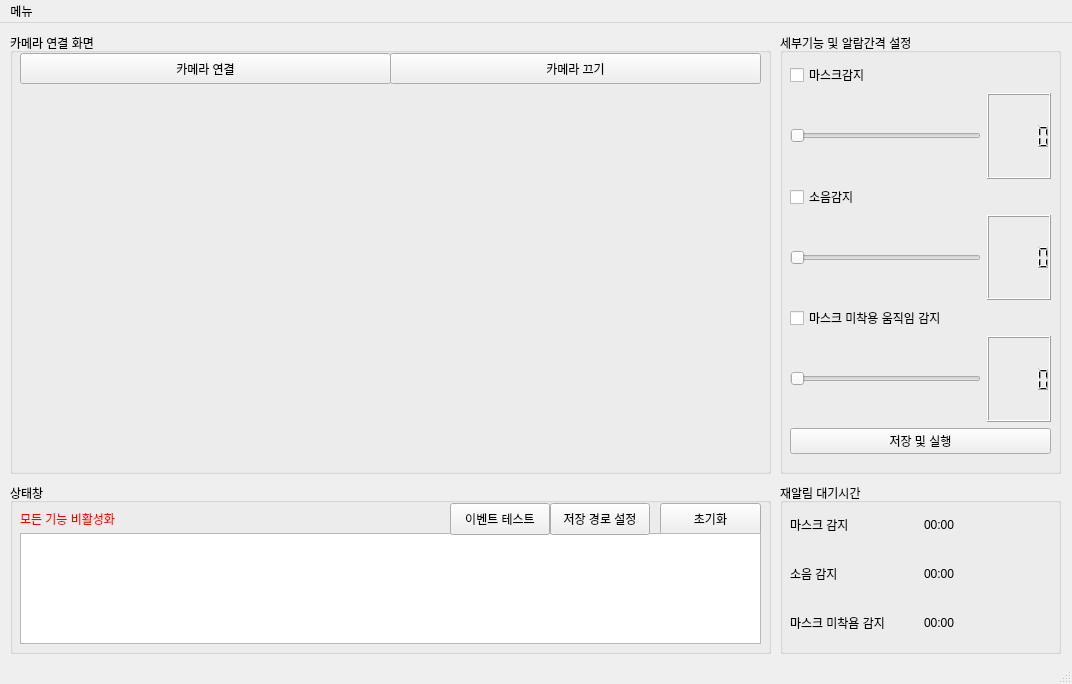
<?xml version="1.0" encoding="UTF-8"?>
<ui version="4.0">
 <class>MainWindow</class>
 <widget class="QMainWindow" name="MainWindow">
  <property name="geometry">
   <rect>
    <x>0</x>
    <y>0</y>
    <width>1072</width>
    <height>684</height>
   </rect>
  </property>
  <property name="windowTitle">
   <string>test</string>
  </property>
  <widget class="QWidget" name="centralwidget">
   <widget class="QGroupBox" name="camera_line">
    <property name="geometry">
     <rect>
      <x>10</x>
      <y>10</y>
      <width>761</width>
      <height>441</height>
     </rect>
    </property>
    <property name="title">
     <string>카메라 연결 화면</string>
    </property>
    <widget class="QPushButton" name="camera_on">
     <property name="geometry">
      <rect>
       <x>10</x>
       <y>20</y>
       <width>371</width>
       <height>31</height>
      </rect>
     </property>
     <property name="text">
      <string>카메라 연결</string>
     </property>
    </widget>
    <widget class="QPushButton" name="camera_off">
     <property name="geometry">
      <rect>
       <x>380</x>
       <y>20</y>
       <width>371</width>
       <height>31</height>
      </rect>
     </property>
     <property name="text">
      <string>카메라 끄기</string>
     </property>
    </widget>
    <widget class="QWidget" name="camera" native="true">
     <property name="geometry">
      <rect>
       <x>10</x>
       <y>50</y>
       <width>741</width>
       <height>381</height>
      </rect>
     </property>
    </widget>
   </widget>
   <widget class="QGroupBox" name="waiting_line">
    <property name="geometry">
     <rect>
      <x>780</x>
      <y>460</y>
      <width>281</width>
      <height>171</height>
     </rect>
    </property>
    <property name="title">
     <string>재알림 대기시간</string>
    </property>
    <widget class="QWidget" name="verticalLayoutWidget_2">
     <property name="geometry">
      <rect>
       <x>10</x>
       <y>20</y>
       <width>261</width>
       <height>141</height>
      </rect>
     </property>
     <layout class="QVBoxLayout" name="waiting_vbox">
      <item>
       <layout class="QHBoxLayout" name="horizontalLayout_5">
        <item>
         <widget class="QLabel" name="mask_waiting">
          <property name="text">
           <string>마스크 감지</string>
          </property>
         </widget>
        </item>
        <item>
         <widget class="QLabel" name="mask_time">
          <property name="text">
           <string>00:00</string>
          </property>
         </widget>
        </item>
       </layout>
      </item>
      <item>
       <layout class="QHBoxLayout" name="horizontalLayout_6">
        <item>
         <widget class="QLabel" name="decibel_waiting">
          <property name="text">
           <string>소음 감지</string>
          </property>
         </widget>
        </item>
        <item>
         <widget class="QLabel" name="decibel_time">
          <property name="text">
           <string>00:00</string>
          </property>
         </widget>
        </item>
       </layout>
      </item>
      <item>
       <layout class="QHBoxLayout" name="horizontalLayout_4">
        <item>
         <widget class="QLabel" name="movement_waiting">
          <property name="text">
           <string>마스크 미착욤 감지</string>
          </property>
         </widget>
        </item>
        <item>
         <widget class="QLabel" name="movement_time">
          <property name="text">
           <string>00:00</string>
          </property>
         </widget>
        </item>
       </layout>
      </item>
     </layout>
    </widget>
   </widget>
   <widget class="QGroupBox" name="state_line">
    <property name="geometry">
     <rect>
      <x>10</x>
      <y>460</y>
      <width>761</width>
      <height>171</height>
     </rect>
    </property>
    <property name="title">
     <string>상태창</string>
    </property>
    <widget class="QPushButton" name="state_reset_Button">
     <property name="geometry">
      <rect>
       <x>650</x>
       <y>20</y>
       <width>101</width>
       <height>32</height>
      </rect>
     </property>
     <property name="text">
      <string>초기화</string>
     </property>
    </widget>
    <widget class="QPlainTextEdit" name="state_plainTextEdit">
     <property name="geometry">
      <rect>
       <x>10</x>
       <y>50</y>
       <width>741</width>
       <height>111</height>
      </rect>
     </property>
     <property name="readOnly">
      <bool>true</bool>
     </property>
    </widget>
    <widget class="QPushButton" name="state_path_Button">
     <property name="geometry">
      <rect>
       <x>540</x>
       <y>20</y>
       <width>100</width>
       <height>32</height>
      </rect>
     </property>
     <property name="text">
      <string>저장 경로 설정</string>
     </property>
    </widget>
    <widget class="QLabel" name="state_function_Label">
     <property name="geometry">
      <rect>
       <x>10</x>
       <y>20</y>
       <width>521</width>
       <height>32</height>
      </rect>
     </property>
     <property name="styleSheet">
      <string notr="true">color : rgb(255, 0, 0)</string>
     </property>
     <property name="text">
      <string>모든 기능 비활성화</string>
     </property>
    </widget>
    <widget class="QPushButton" name="event_test_button">
     <property name="geometry">
      <rect>
       <x>440</x>
       <y>20</y>
       <width>100</width>
       <height>32</height>
      </rect>
     </property>
     <property name="text">
      <string>이벤트 테스트</string>
     </property>
    </widget>
   </widget>
   <widget class="QGroupBox" name="function_line">
    <property name="geometry">
     <rect>
      <x>780</x>
      <y>10</y>
      <width>281</width>
      <height>441</height>
     </rect>
    </property>
    <property name="title">
     <string>세부기능 및 알람간격 설정</string>
    </property>
    <widget class="QWidget" name="verticalLayoutWidget">
     <property name="geometry">
      <rect>
       <x>10</x>
       <y>30</y>
       <width>261</width>
       <height>391</height>
      </rect>
     </property>
     <layout class="QVBoxLayout" name="function_vbox">
      <item>
       <widget class="QCheckBox" name="mask_detect">
        <property name="text">
         <string>마스크감지</string>
        </property>
       </widget>
      </item>
      <item>
       <layout class="QHBoxLayout" name="mask_hbox">
        <item>
         <widget class="QSlider" name="mask_slider">
          <property name="minimum">
           <number>0</number>
          </property>
          <property name="maximum">
           <number>50</number>
          </property>
          <property name="orientation">
           <enum>Qt::Horizontal</enum>
          </property>
         </widget>
        </item>
        <item>
         <widget class="QLCDNumber" name="mask_lcd"/>
        </item>
       </layout>
      </item>
      <item>
       <widget class="QCheckBox" name="decibel_detect">
        <property name="text">
         <string>소음감지</string>
        </property>
       </widget>
      </item>
      <item>
       <layout class="QHBoxLayout" name="decibel_hbox">
        <item>
         <widget class="QSlider" name="decibel_slider">
          <property name="minimum">
           <number>0</number>
          </property>
          <property name="maximum">
           <number>50</number>
          </property>
          <property name="orientation">
           <enum>Qt::Horizontal</enum>
          </property>
         </widget>
        </item>
        <item>
         <widget class="QLCDNumber" name="decibel_lcd"/>
        </item>
       </layout>
      </item>
      <item>
       <widget class="QCheckBox" name="movement_detect">
        <property name="text">
         <string>마스크 미착용 움직임 감지</string>
        </property>
       </widget>
      </item>
      <item>
       <layout class="QHBoxLayout" name="movement_hbox">
        <item>
         <widget class="QSlider" name="movement_slider">
          <property name="minimum">
           <number>0</number>
          </property>
          <property name="maximum">
           <number>50</number>
          </property>
          <property name="orientation">
           <enum>Qt::Horizontal</enum>
          </property>
         </widget>
        </item>
        <item>
         <widget class="QLCDNumber" name="movement_lcd"/>
        </item>
       </layout>
      </item>
      <item>
       <widget class="QPushButton" name="save_run_button">
        <property name="text">
         <string>저장 및 실행</string>
        </property>
       </widget>
      </item>
     </layout>
    </widget>
   </widget>
  </widget>
  <widget class="QStatusBar" name="statusbar"/>
  <widget class="QMenuBar" name="menubar">
   <property name="geometry">
    <rect>
     <x>0</x>
     <y>0</y>
     <width>1072</width>
     <height>24</height>
    </rect>
   </property>
   <widget class="QMenu" name="menumenu">
    <property name="title">
     <string>메뉴</string>
    </property>
    <addaction name="actionsavew"/>
   </widget>
   <addaction name="menumenu"/>
  </widget>
  <action name="actionsavew">
   <property name="text">
    <string>test</string>
   </property>
   <property name="iconText">
    <string>test</string>
   </property>
  </action>
 </widget>
 <resources/>
 <connections/>
</ui>
